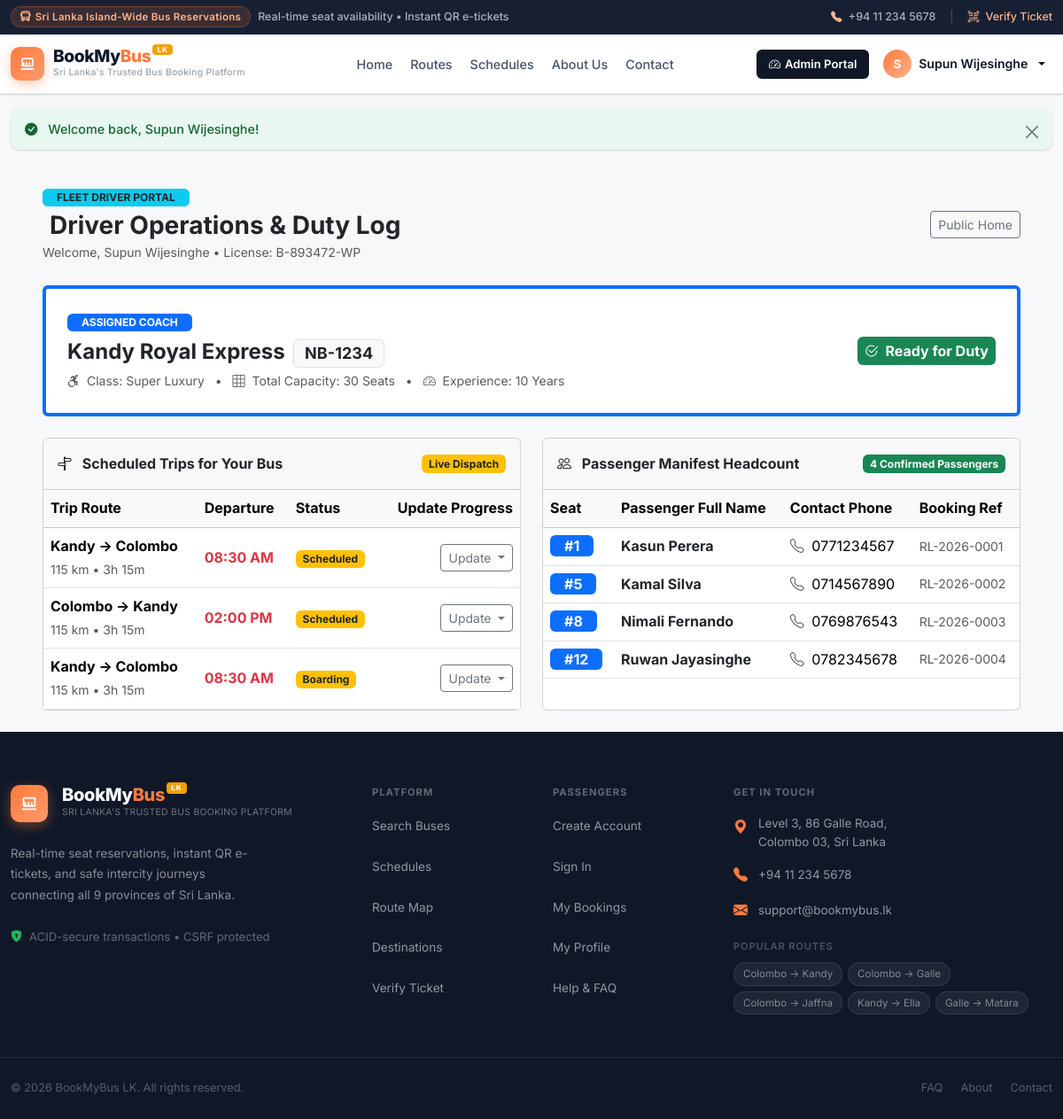
/driver/index.php (signed in), run on the app's committed database.
### tables this page shows
CREATE TABLE schedules (
    id INT PRIMARY KEY AUTO_INCREMENT,
    bus_id INT NOT NULL,
    route_id INT NOT NULL,
    travel_date DATE NOT NULL,
    departure_time VARCHAR(20) NOT NULL,
    arrival_time VARCHAR(20) NOT NULL,
    fare DECIMAL(10, 2) NOT NULL,
    status ENUM('Scheduled', 'Boarding', 'Departed', 'On Route', 'Arrived', 'Cancelled') DEFAULT 'Scheduled',
    created_at DATETIME DEFAULT CURRENT_TIMESTAMP,
    FOREIGN KEY (bus_id) REFERENCES buses(id) ON DELETE CASCADE,
    FOREIGN KEY (route_id) REFERENCES routes(id) ON DELETE CASCADE
);

CREATE TABLE routes (
    id INT PRIMARY KEY AUTO_INCREMENT,
    bus_id INT NOT NULL,
    route_number VARCHAR(20) DEFAULT 'EX-01',
    origin VARCHAR(50) NOT NULL,
    destination VARCHAR(50) NOT NULL,
    departure_time VARCHAR(20) NOT NULL,
    fare DECIMAL(10, 2) NOT NULL,
    distance_km INT DEFAULT 115,
    estimated_duration VARCHAR(20) DEFAULT '3h 15m',
    intermediate_stops TEXT,
    start_location VARCHAR(120) DEFAULT 'Colombo Bastian Mawatha',
    end_location VARCHAR(120) DEFAULT 'Kandy Goods Shed',
    FOREIGN KEY (bus_id) REFERENCES buses(id) ON DELETE CASCADE
);

CREATE TABLE bookings (
    id INT PRIMARY KEY AUTO_INCREMENT,
    booking_ref VARCHAR(30) NOT NULL UNIQUE,
    user_id INT DEFAULT NULL,
    route_id INT NOT NULL,
    schedule_id INT DEFAULT NULL,
    passenger_name VARCHAR(100) NOT NULL,
    passenger_phone VARCHAR(20) NOT NULL,
    passenger_nic VARCHAR(20) DEFAULT '',
    seat_number INT NOT NULL,
    total_amount DECIMAL(10, 2) NOT NULL DEFAULT 2500.00,
    payment_method ENUM('Card (Demo)', 'Cash at Counter', 'eZ Cash / mCash') DEFAULT 'Card (Demo)',
    payment_status ENUM('pending', 'paid', 'refunded', 'failed') DEFAULT 'paid',
    booking_status ENUM('confirmed', 'completed', 'cancelled') DEFAULT 'confirmed',
    qr_token VARCHAR(64) NOT NULL,
    booking_date DATETIME DEFAULT CURRENT_TIMESTAMP,
    FOREIGN KEY (user_id) REFERENCES users(id) ON DELETE SET NULL,
    FOREIGN KEY (route_id) REFERENCES routes(id) ON DELETE CASCADE,
    FOREIGN KEY (schedule_id) REFERENCES schedules(id) ON DELETE SET NULL
);

### includes/auth.php (called while the page is built, shortened)
<?php
function e(?string $string): string {
    return htmlspecialchars((string)$string, ENT_QUOTES, 'UTF-8');
}

### driver/index.php (the view, shortened to what this page needs)
<?php
require_once __DIR__ . '/../includes/auth.php';
$user_id = $_SESSION['user_id'];
$d_stmt = mysqli_prepare($conn, "SELECT d.*, b.bus_name, b.bus_number, b.bus_type, b.total_seats
                                 FROM drivers d
                                 LEFT JOIN buses b ON d.assigned_bus_id = b.id
                                 WHERE d.user_id = ?");
mysqli_stmt_bind_param($d_stmt, "i", $user_id);
mysqli_stmt_execute($d_stmt);
$driver = mysqli_fetch_assoc(mysqli_stmt_get_result($d_stmt));
$assigned_bus_id = $driver['assigned_bus_id'] ?? 1;
$sched_res = mysqli_query($conn, "SELECT s.*, r.origin, r.destination, r.distance_km, r.estimated_duration
                                   FROM schedules s
                                   JOIN routes r ON s.route_id = r.id
                                   WHERE s.bus_id = $assigned_bus_id
                                   ORDER BY s.travel_date DESC, s.departure_time ASC LIMIT 5");
$trips = [];
while ($row = mysqli_fetch_assoc($sched_res)) {
    $trips[] = $row;
}
$passengers_res = mysqli_query($conn, "SELECT b.*, r.origin, r.destination
                                       FROM bookings b
                                       JOIN routes r ON b.route_id = r.id
                                       WHERE r.bus_id = $assigned_bus_id AND b.booking_status = 'confirmed'
                                       ORDER BY b.seat_number ASC");
$passengers = [];
while ($p = mysqli_fetch_assoc($passengers_res)) {
    $passengers[] = $p;
}
include __DIR__ . '/../includes/header.php';
?>
<div class="container-fluid my-4 px-lg-5">
    <div class="d-flex justify-content-between align-items-center mb-4 flex-wrap gap-2">
        <div>
            <span class="badge bg-info text-dark text-uppercase px-3 py-1 mb-1 fw-bold">Fleet Driver Portal</span>
            <h3 class="fw-bold text-dark mb-0"><i class="bi bi-steering-wheel text-primary me-2"></i> Driver Operations & Duty Log</h3>
            <small class="text-muted">Welcome, <?php echo e($_SESSION['user_name']); ?> &bull; License: <?php echo e($driver['license_number'] ?? 'B-893472-WP'); ?></small>
        </div>
        <a href="../index.php" class="btn btn-outline-secondary btn-sm">Public Home</a>
    </div>
    <div class="card card-custom mb-4 border-start border-4 border-primary">
        <div class="card-body p-4">
            <div class="row align-items-center">
                <div class="col-md-8">
                    <span class="badge bg-primary px-3 py-1 mb-2">ASSIGNED COACH</span>
                    <h4 class="fw-bold text-dark mb-1">
                        <?php echo e($driver['bus_name'] ?? 'Kandy Royal Express'); ?>
                        <span class="badge bg-light text-dark border ms-1"><?php echo e($driver['bus_number'] ?? 'NB-1234'); ?></span>
                    </h4>
                    <div class="text-muted small">
                        <span><i class="bi bi-person-wheelchair me-1"></i> Class: <?php echo e($driver['bus_type'] ?? 'Super Luxury'); ?></span>
                        <span class="mx-2">&bull;</span>
                        <span><i class="bi bi-grid-3x3 me-1"></i> Total Capacity: <?php echo (int)($driver['total_seats'] ?? 30); ?> Seats</span>
                        <span class="mx-2">&bull;</span>
                        <span><i class="bi bi-speedometer2 me-1"></i> Experience: <?php echo (int)($driver['experience_years'] ?? 10); ?> Years</span>
                    </div>
                </div>
                <div class="col-md-4 text-md-end mt-3 mt-md-0">
                    <span class="badge bg-success fs-6 p-2"><i class="bi bi-check2-circle me-1"></i> Ready for Duty</span>
                </div>
            </div>
        </div>
    </div>
    <div class="row g-4">
        <div class="col-lg-6">
            <div class="card card-custom h-100">
                <div class="card-header card-header-custom py-3 d-flex justify-content-between align-items-center">
                    <span class="fw-bold"><i class="bi bi-signpost-split me-2"></i> Scheduled Trips for Your Bus</span>
                    <span class="badge bg-warning text-dark">Live Dispatch</span>
                </div>
                <div class="card-body p-0">
                    <div class="table-responsive">
                        <table class="table table-hover align-middle mb-0">
                            <thead class="table-light">
                                <tr>
                                    <th>Trip Route</th>
                                    <th>Departure</th>
                                    <th>Status</th>
                                    <th class="text-end">Update Progress</th>
                                </tr>
                            </thead>
                            <tbody>
                                <?php if (empty($trips)): ?>
                                    <tr><td colspan="4" class="text-center py-4 text-muted">No trips dispatched for this coach today.</td></tr>
                                <?php else: ?>
                                    <?php foreach ($trips as $t): ?>
                                        <tr>
                                            <td>
                                                <strong><?php echo e($t['origin']); ?> &rarr; <?php echo e($t['destination']); ?></strong><br>
                                                <small class="text-muted"><?php echo (int)$t['distance_km']; ?> km &bull; <?php echo e($t['estimated_duration']); ?></small>
                                            </td>
                                            <td class="fw-bold text-danger"><?php echo e($t['departure_time']); ?></td>
                                            <td>
                                                <span class="badge bg-warning text-dark"><?php echo e($t['status']); ?></span>
                                            </td>
                                            <td class="text-end">
                                                <div class="dropdown d-inline-block">
                                                    <button class="btn btn-sm btn-outline-secondary dropdown-toggle" data-bs-toggle="dropdown">
                                                        Update
                                                    </button>
                                                </div>
                                            </td>
                                        </tr>
                                    <?php endforeach; ?>
                                <?php endif; ?>
                            </tbody>
                        </table>
                    </div>
                </div>
            </div>
        </div>
        <div class="col-lg-6">
            <div class="card card-custom h-100">
                <div class="card-header card-header-custom py-3 d-flex justify-content-between align-items-center">
                    <span class="fw-bold"><i class="bi bi-people me-2"></i> Passenger Manifest Headcount</span>
                    <span class="badge bg-success"><?php echo count($passengers); ?> Confirmed Passengers</span>
                </div>
                <div class="card-body p-0">
                    <div class="table-responsive">
                        <table class="table table-hover align-middle mb-0">
                            <thead class="table-light">
                                <tr>
                                    <th>Seat</th>
                                    <th>Passenger Full Name</th>
                                    <th>Contact Phone</th>
                                    <th>Booking Ref</th>
                                </tr>
                            </thead>
                            <tbody>
                                <?php if (empty($passengers)): ?>
                                    <tr><td colspan="4" class="text-center py-4 text-muted">No confirmed passenger bookings recorded.</td></tr>
                                <?php else: ?>
                                    <?php foreach ($passengers as $p): ?>
                                        <tr>
                                            <td><span class="badge bg-primary fs-6 px-3 py-1">#<?php echo (int)$p['seat_number']; ?></span></td>
                                            <td class="fw-bold text-dark"><?php echo e($p['passenger_name']); ?></td>
                                            <td><i class="bi bi-telephone me-1 text-muted"></i> <?php echo e($p['passenger_phone']); ?></td>
                                            <td class="text-muted small"><?php echo e($p['booking_ref']); ?></td>
                                        </tr>
                                    <?php endforeach; ?>
                                <?php endif; ?>
                            </tbody>
                        </table>
                    </div>
                </div>
            </div>
        </div>
    </div>
</div>
<?php include __DIR__ . '/../includes/footer.php'; ?>

### style.css (style rules this page uses)
:root { --qs-navy: #101828; --qs-midnight: #172033; --qs-navy-hover: #0d1f38; --qs-orange: #FF7A3D; --qs-orange-hover: #f06826; --qs-orange-light: #FFF0E8; --qs-peach: #FFB38A; --qs-green: #27AE60; --qs-green-hover:#219150; --qs-green-light:#E8F8F0; --qs-red: #E25555; --qs-red-hover: #c94444; --qs-red-light: #FEF0F0; --qs-blue: #3B82F6; --bmb-gold: #F59E0B; --bmb-gold-hover: #D97706; --bmb-gold-light: #FFFBEB; --bmb-gold-border: rgba(245,158,11,.25); --qs-bg: #F7F8FA; --qs-white: #FFFFFF; --qs-card: #FFFFFF; --qs-text: #101828; --qs-text-secondary: #475467; --qs-text-muted: #98A2B3; --qs-border: #E4E7EC; --qs-border-light: #F2F4F7; --shadow-xs: 0 1px 2px rgba(16,24,40,.06); --shadow-sm: 0 1px 3px rgba(16,24,40,.1), 0 1px 2px rgba(16,24,40,.06); --shadow-md: 0 4px 8px -2px rgba(16,24,40,.1), 0 2px 4px -2px rgba(16,24,40,.06); --shadow-lg: 0 12px 16px -4px rgba(16,24,40,.08), 0 4px 6px -2px rgba(16,24,40,.03); --shadow-xl: 0 20px 24px -4px rgba(16,24,40,.08), 0 8px 8px -4px rgba(16,24,40,.03); --shadow-orange: 0 4px 14px rgba(255,122,61,.35); --transition: all 0.22s cubic-bezier(0.4,0,0.2,1); --transition-slow: all 0.38s cubic-bezier(0.4,0,0.2,1); --max-width: 1200px; --radius-sm: 6px; --radius-md: 10px; --radius-lg: 16px; --radius-xl: 24px; --radius-full: 9999px; }
*, *::before, *::after { box-sizing: border-box; }
html { scroll-behavior: smooth; }
body { font-family: 'Inter', system-ui, -apple-system, sans-serif; background-color: var(--qs-bg); color: var(--qs-text); min-height: 100vh; display: flex; flex-direction: column; line-height: 1.6; -webkit-font-smoothing: antialiased; }
h1, h2, h3, h4, h5, h6 { font-family: 'Inter', sans-serif; font-weight: 700; line-height: 1.25; color: var(--qs-text); }

### data on the page
schedules: route.origin "Kandy", route.destination "Colombo", route.distance_km "115", route.estimated_duration "3h 15m", departure_time "08:30 AM", status "Scheduled"
schedules: route.origin "Colombo", route.destination "Kandy", route.distance_km "115", route.estimated_duration "3h 15m", departure_time "02:00 PM", status "Scheduled"
schedules: route.origin "Kandy", route.destination "Colombo", route.distance_km "115", route.estimated_duration "3h 15m", departure_time "08:30 AM", status "Boarding"
bookings: seat_number "1", passenger_name "Kasun Perera", passenger_phone "0771234567", booking_ref "RL-2026-0001"
bookings: seat_number "5", passenger_name "Kamal Silva", passenger_phone "0714567890", booking_ref "RL-2026-0002"
bookings: seat_number "8", passenger_name "Nimali Fernando", passenger_phone "0769876543", booking_ref "RL-2026-0003"
bookings: seat_number "12", passenger_name "Ruwan Jayasinghe", passenger_phone "0782345678", booking_ref "RL-2026-0004"

### other printed values
substr($current_user['name'], 0, 1) "S"
$current_user['name'] "Supun Wijesinghe"
$_SESSION['flash_success'] "Welcome back, Supun Wijesinghe!"
$_SESSION['user_name'] "Supun Wijesinghe"
$driver['license_number'] "B-893472-WP"
$driver['bus_name'] "Kandy Royal Express"
$driver['bus_number'] "NB-1234"
$driver['bus_type'] "Super Luxury"
$driver['total_seats'] "30"
$driver['experience_years'] "10"
count($passengers) "4"
$label "Search Buses"
$label "Schedules"
$label "Route Map"
$label "Destinations"
